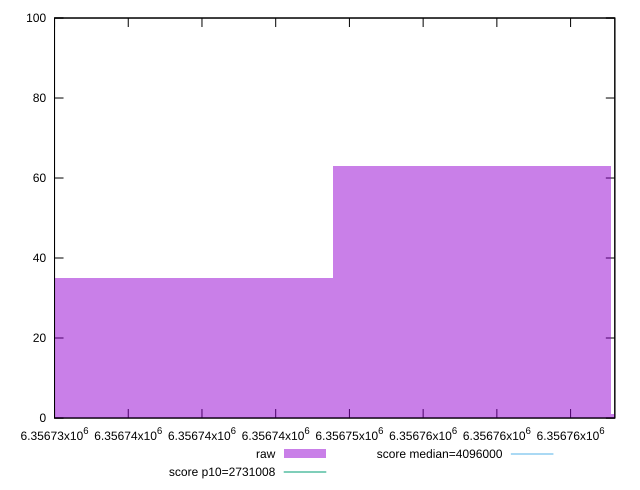

The gnuplot source for this figure:
reset

$raw <<EOF
6356758.329418944 63
6356739.454929039 35
6356777.203908849 1
6356720.5804391345 1
EOF

set key outside below
set boxwidth 18.874489904477684
set xrange [6356730:6356768]
set yrange [0:100]
set trange [0:100]
set style fill transparent solid 0.5 noborder

set parametric
set terminal svg size 640, 490 enhanced background rgb 'white'
set output "reprap/total-byte-weight/samples/pages+cached+noexternal+nofonts/raw/histogram.svg"

plot $raw title "raw" with boxes, \
     2731008,t title "score p10=2731008", \
     4096000,t title "score median=4096000"

reset
